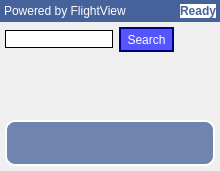
<?xml version="1.0" encoding="UTF-8"?>
<ui version="4.0">
 <class>Form</class>
 <widget class="QWidget" name="Form">
  <property name="geometry">
   <rect>
    <x>0</x>
    <y>0</y>
    <width>220</width>
    <height>171</height>
   </rect>
  </property>
  <property name="windowTitle">
   <string>Form</string>
  </property>
  <layout class="QVBoxLayout" name="verticalLayout">
   <property name="spacing">
    <number>0</number>
   </property>
   <property name="margin">
    <number>0</number>
   </property>
   <item>
    <widget class="QFrame" name="titleBox">
     <property name="styleSheet">
      <string>QFrame {
background-color: #45629a;
}

QLabel {
color: white;
}</string>
     </property>
     <property name="frameShape">
      <enum>QFrame::NoFrame</enum>
     </property>
     <property name="frameShadow">
      <enum>QFrame::Raised</enum>
     </property>
     <property name="lineWidth">
      <number>0</number>
     </property>
     <layout class="QHBoxLayout" name="horizontalLayout">
      <property name="spacing">
       <number>0</number>
      </property>
      <property name="margin">
       <number>4</number>
      </property>
      <item>
       <widget class="QLabel" name="flightName">
        <property name="sizePolicy">
         <sizepolicy hsizetype="Expanding" vsizetype="Preferred">
          <horstretch>0</horstretch>
          <verstretch>0</verstretch>
         </sizepolicy>
        </property>
        <property name="text">
         <string>Powered by FlightView</string>
        </property>
       </widget>
      </item>
      <item>
       <widget class="QLabel" name="flightStatus">
        <property name="sizePolicy">
         <sizepolicy hsizetype="Minimum" vsizetype="Preferred">
          <horstretch>0</horstretch>
          <verstretch>0</verstretch>
         </sizepolicy>
        </property>
        <property name="font">
         <font>
          <weight>75</weight>
          <bold>true</bold>
         </font>
        </property>
        <property name="styleSheet">
         <string>background-color: white;
color:  #45629a;</string>
        </property>
        <property name="lineWidth">
         <number>0</number>
        </property>
        <property name="text">
         <string>Ready</string>
        </property>
        <property name="alignment">
         <set>Qt::AlignCenter</set>
        </property>
        <property name="margin">
         <number>4</number>
        </property>
       </widget>
      </item>
     </layout>
    </widget>
   </item>
   <item>
    <widget class="QFrame" name="searchBar">
     <property name="frameShape">
      <enum>QFrame::NoFrame</enum>
     </property>
     <property name="frameShadow">
      <enum>QFrame::Raised</enum>
     </property>
     <layout class="QHBoxLayout" name="horizontalLayout_2">
      <property name="margin">
       <number>5</number>
      </property>
      <item>
       <widget class="QLineEdit" name="flightEdit">
        <property name="styleSheet">
         <string>color: black;
border: 1px solid black;
background: white;
selection-background-color: lightgray;</string>
        </property>
       </widget>
      </item>
      <item>
       <widget class="QToolButton" name="searchButton">
        <property name="styleSheet">
         <string>color: rgb(255, 255, 255);
background-color: rgb(85, 85, 255);
padding: 2px;
border: 2px solid  rgb(0, 0, 127);</string>
        </property>
        <property name="text">
         <string>Search</string>
        </property>
        <property name="toolButtonStyle">
         <enum>Qt::ToolButtonTextBesideIcon</enum>
        </property>
       </widget>
      </item>
      <item>
       <spacer name="horizontalSpacer">
        <property name="orientation">
         <enum>Qt::Horizontal</enum>
        </property>
        <property name="sizeHint" stdset="0">
         <size>
          <width>40</width>
          <height>20</height>
         </size>
        </property>
       </spacer>
      </item>
     </layout>
    </widget>
   </item>
   <item>
    <spacer name="verticalSpacer">
     <property name="orientation">
      <enum>Qt::Vertical</enum>
     </property>
     <property name="sizeHint" stdset="0">
      <size>
       <width>20</width>
       <height>58</height>
      </size>
     </property>
    </spacer>
   </item>
   <item>
    <widget class="QFrame" name="infoBox">
     <property name="sizePolicy">
      <sizepolicy hsizetype="Minimum" vsizetype="MinimumExpanding">
       <horstretch>0</horstretch>
       <verstretch>0</verstretch>
      </sizepolicy>
     </property>
     <property name="styleSheet">
      <string>QFrame { border: 2px solid white;
border-radius: 10px;
margin: 5px;
background-color: rgba(69, 98, 154, 192); }</string>
     </property>
     <property name="frameShape">
      <enum>QFrame::NoFrame</enum>
     </property>
     <property name="frameShadow">
      <enum>QFrame::Raised</enum>
     </property>
     <layout class="QVBoxLayout" name="verticalLayout_3">
      <property name="spacing">
       <number>0</number>
      </property>
      <property name="margin">
       <number>5</number>
      </property>
      <item>
       <widget class="QLabel" name="detailedInfo">
        <property name="sizePolicy">
         <sizepolicy hsizetype="Minimum" vsizetype="MinimumExpanding">
          <horstretch>0</horstretch>
          <verstretch>0</verstretch>
         </sizepolicy>
        </property>
        <property name="styleSheet">
         <string>color: white;
border: none;
background-color: none;</string>
        </property>
        <property name="text">
         <string/>
        </property>
        <property name="textFormat">
         <enum>Qt::RichText</enum>
        </property>
        <property name="wordWrap">
         <bool>true</bool>
        </property>
        <property name="textInteractionFlags">
         <set>Qt::NoTextInteraction</set>
        </property>
       </widget>
      </item>
     </layout>
    </widget>
   </item>
  </layout>
 </widget>
 <resources/>
 <connections/>
</ui>
